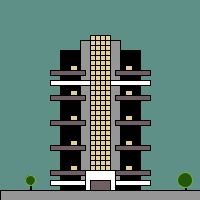
Frame 1 (no input)
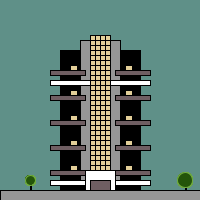
Frame 60 (the mouse pressed at the canvas centre just before this capture)
Frame 120 (the mouse held since frame 60 and released just before this capture): identical to frame 60, image omitted

The Processing sketch that drew these frames (run headless with seeded random() and noise(); from frame 60 on, the mouse is pressed at the canvas centre):

// Processing sketch: processing_91737
// ── processing_91737.pde

// Emanuele Reis - Exercício (Fachada)


void setup () {
  size (200, 200);
  background  (95,144,136);
}

void draw () {
  stroke(0);// Prédio
  fill (0); 
  rect (60, 50, 80, 140);
  fill (150);
  rect (80, 40, 40, 140);
  fill (255);
  rect (90, 35, 20, 140);
  rect (50, 180, 100, 5);
  rect (50, 80, 100, 5);

fill (227,207,153); 
for (int u=65; u<180; u+=25) { //Janelas Laterais
     rect (70, u, 7, 7);
     rect (125, u, 7, 7);
  }
fill (227, 207,153);
 for (int a=35; a<175; a+=5){ //Janelas Centro
  rect (90, a, 5,5);
  rect (95, a, 5, 5);
  rect (100, a, 5, 5);
  rect (105, a, 5, 5);
  }
fill (111,94,98);
for (int b=70; b<175; b+=25){ //Sacadas
  rect (50, b, 35, 5); // à direita
  rect (115, b, 35, 5);// à esquerda
  }
fill (255);// Porta
rect (85, 170, 30, 20);
fill (111,94,98);
rect (90, 180, 20,10);
fill (150);//Calçada
rect(0,190,200,20);
fill (90,65,45);//Árvores
rect (30,180,1,10);
rect (185, 180, 1,10);
stroke(113,173,64);
strokeWeight (1);
fill (36,85,10);
ellipse (30,180, 10,10);
ellipse (185, 180, 15, 15);

}
